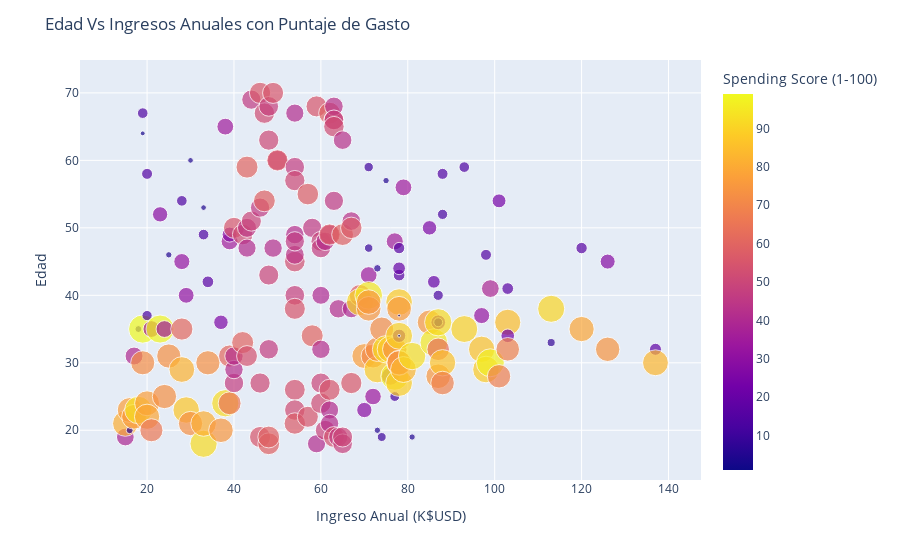

Here is the notebook cell this chart was saved with:
### Code cell
fig = px.scatter(df, y="Age", x="Annual Income (k$)", 
                 color='Spending Score (1-100)',
                 size='Spending Score (1-100)')

fig.update_layout(
    title='Edad Vs Ingresos Anuales con Puntaje de Gasto',
    xaxis_title='Ingreso Anual (K$USD)',
    yaxis_title='Edad',
    legend_title="Puntaje de Gasto")


fig.show()

### Figure 1 — Plotly figure (JSON) as saved in the notebook; plotly's stock layout.template omitted (floating-point values rounded to 4 significant figures; data arrays with more than 128 entries replaced by an {"elided": "..."} marker saying what was removed)
{"data": [{"hovertemplate": "Annual Income (k$)=%{x}<br>Age=%{y}<br>Spending Score (1-100)=%{marker.color}<extra></extra>", "legendgroup": "", "marker": {"color": {"elided": "200 int values"}, "coloraxis": "coloraxis", "size": {"elided": "200 int values"}, "sizemode": "area", "sizeref": 0.2475, "symbol": "circle"}, "mode": "markers", "name": "", "orientation": "v", "showlegend": false, "type": "scatter", "x": {"elided": "200 int values"}, "xaxis": "x", "y": {"elided": "200 int values"}, "yaxis": "y"}], "layout": {"autosize": true, "coloraxis": {"colorbar": {"title": {"text": "Spending Score (1-100)"}}, "colorscale": [[0, "#0d0887"], [0.1111, "#46039f"], [0.2222, "#7201a8"], [0.3333, "#9c179e"], [0.4444, "#bd3786"], [0.5556, "#d8576b"], [0.6667, "#ed7953"], [0.7778, "#fb9f3a"], [0.8889, "#fdca26"], [1, "#f0f921"]]}, "legend": {"itemsizing": "constant", "title": {"text": "Puntaje de Gasto"}, "tracegroupgap": 0}, "margin": {"t": 60}, "title": {"text": "Edad Vs Ingresos Anuales con Puntaje de Gasto"}, "xaxis": {"anchor": "y", "autorange": true, "domain": [0, 1], "range": [4.569, 147.5], "title": {"text": "Ingreso Anual (K$USD)"}, "type": "linear"}, "yaxis": {"anchor": "x", "autorange": true, "domain": [0, 1], "range": [11.65, 75.66], "title": {"text": "Edad"}, "type": "linear"}}}
